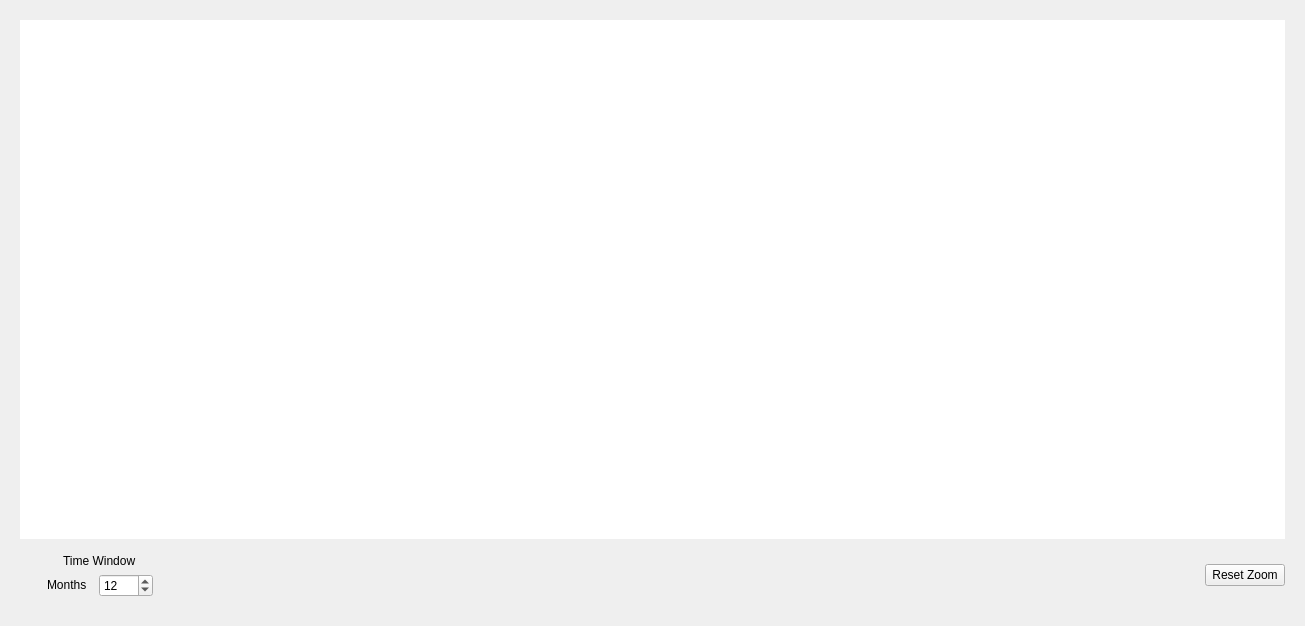
<?xml version="1.0" encoding="UTF-8"?>
<ui version="4.0">
 <class>FundPCA</class>
 <widget class="QWidget" name="FundPCA">
  <property name="geometry">
   <rect>
    <x>0</x>
    <y>0</y>
    <width>1305</width>
    <height>626</height>
   </rect>
  </property>
  <property name="sizePolicy">
   <sizepolicy hsizetype="MinimumExpanding" vsizetype="MinimumExpanding">
    <horstretch>0</horstretch>
    <verstretch>0</verstretch>
   </sizepolicy>
  </property>
  <property name="minimumSize">
   <size>
    <width>0</width>
    <height>0</height>
   </size>
  </property>
  <property name="maximumSize">
   <size>
    <width>16777215</width>
    <height>16777215</height>
   </size>
  </property>
  <property name="windowTitle">
   <string>Form</string>
  </property>
  <layout class="QGridLayout" name="gridLayout">
   <item row="0" column="0">
    <widget class="QFrame" name="frame_chart">
     <property name="sizePolicy">
      <sizepolicy hsizetype="MinimumExpanding" vsizetype="MinimumExpanding">
       <horstretch>0</horstretch>
       <verstretch>0</verstretch>
      </sizepolicy>
     </property>
     <property name="frameShape">
      <enum>QFrame::NoFrame</enum>
     </property>
     <property name="frameShadow">
      <enum>QFrame::Plain</enum>
     </property>
     <layout class="QGridLayout" name="gridLayout_2">
      <property name="horizontalSpacing">
       <number>18</number>
      </property>
      <item row="2" column="1">
       <widget class="QFrame" name="frame_time_window">
        <property name="sizePolicy">
         <sizepolicy hsizetype="Fixed" vsizetype="Minimum">
          <horstretch>0</horstretch>
          <verstretch>0</verstretch>
         </sizepolicy>
        </property>
        <property name="frameShape">
         <enum>QFrame::NoFrame</enum>
        </property>
        <property name="frameShadow">
         <enum>QFrame::Plain</enum>
        </property>
        <layout class="QGridLayout" name="gridLayout_6">
         <property name="horizontalSpacing">
          <number>12</number>
         </property>
         <item row="1" column="0">
          <widget class="QLabel" name="label_months">
           <property name="sizePolicy">
            <sizepolicy hsizetype="Fixed" vsizetype="Fixed">
             <horstretch>0</horstretch>
             <verstretch>0</verstretch>
            </sizepolicy>
           </property>
           <property name="text">
            <string>Months</string>
           </property>
          </widget>
         </item>
         <item row="0" column="0" colspan="2" alignment="Qt::AlignHCenter">
          <widget class="QLabel" name="label_4">
           <property name="sizePolicy">
            <sizepolicy hsizetype="Minimum" vsizetype="Fixed">
             <horstretch>0</horstretch>
             <verstretch>0</verstretch>
            </sizepolicy>
           </property>
           <property name="text">
            <string>Time Window</string>
           </property>
          </widget>
         </item>
         <item row="1" column="1">
          <widget class="QSpinBox" name="spinbox_months">
           <property name="minimum">
            <number>2</number>
           </property>
           <property name="maximum">
            <number>1000</number>
           </property>
           <property name="value">
            <number>12</number>
           </property>
          </widget>
         </item>
        </layout>
       </widget>
      </item>
      <item row="2" column="5" alignment="Qt::AlignVCenter">
       <widget class="QPushButton" name="button_reset_zoom">
        <property name="sizePolicy">
         <sizepolicy hsizetype="Fixed" vsizetype="Fixed">
          <horstretch>0</horstretch>
          <verstretch>0</verstretch>
         </sizepolicy>
        </property>
        <property name="minimumSize">
         <size>
          <width>0</width>
          <height>0</height>
         </size>
        </property>
        <property name="maximumSize">
         <size>
          <width>16777215</width>
          <height>16777215</height>
         </size>
        </property>
        <property name="text">
         <string>Reset Zoom</string>
        </property>
       </widget>
      </item>
      <item row="0" column="0" colspan="6">
       <widget class="QChartView" name="chart_view">
        <property name="sizePolicy">
         <sizepolicy hsizetype="Expanding" vsizetype="MinimumExpanding">
          <horstretch>0</horstretch>
          <verstretch>0</verstretch>
         </sizepolicy>
        </property>
        <property name="minimumSize">
         <size>
          <width>640</width>
          <height>480</height>
         </size>
        </property>
        <property name="frameShape">
         <enum>QFrame::NoFrame</enum>
        </property>
        <property name="frameShadow">
         <enum>QFrame::Plain</enum>
        </property>
       </widget>
      </item>
      <item row="2" column="2">
       <spacer name="horizontalSpacer">
        <property name="orientation">
         <enum>Qt::Horizontal</enum>
        </property>
        <property name="sizeHint" stdset="0">
         <size>
          <width>40</width>
          <height>20</height>
         </size>
        </property>
       </spacer>
      </item>
     </layout>
    </widget>
   </item>
  </layout>
 </widget>
 <customwidgets>
  <customwidget>
   <class>QChartView</class>
   <extends>QGraphicsView</extends>
   <header>QtCharts</header>
  </customwidget>
 </customwidgets>
 <resources/>
 <connections/>
</ui>
